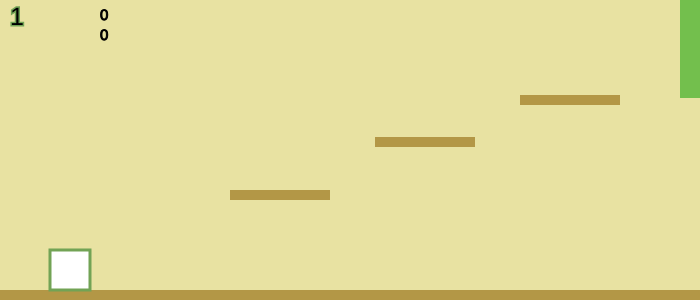
Frame 1 (no input)
Frame 60 (no input): identical to frame 1, image omitted
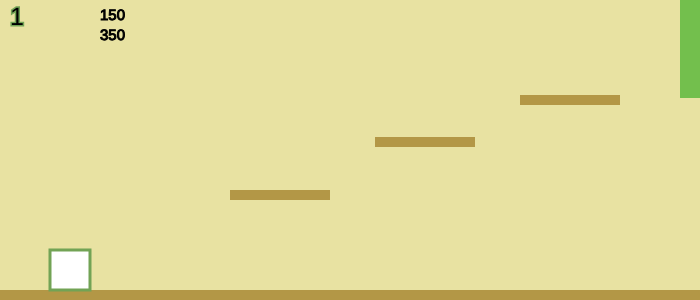
Frame 120 (the mouse pressed at the canvas centre since frame 60)

The p5.js sketch that drew these frames (run headless with seeded random() and noise() and a simulated clock; from frame 60 on, the mouse is pressed at the canvas centre):

// p5.js sketch
// ── sketch.js

difficulty = 1

function setup () {
    createCanvas (700,300);

    rx = 50;
    ry = height-50;

}

let rx, ry;

function draw () {

    background (232, 226, 162);

    fill (115, 191, 77);
    noStroke();
    rect (680, -2, 100);


    fill (179, 151, 70);
    noStroke ()
    rect (0, 290, 700, 100)

    fill (179, 151, 70);
    noStroke ();
    rect (230, 190, 100, 10);

    fill (179, 151, 70);
    rect (375, 137, 100, 10);

    fill (179, 151, 70);
    rect (520, 95, 100, 10);

    fill (255, 255, 255);
    stroke (114, 163, 85);
    strokeWeight (3)
    rect(rx, ry, 40, 40);


    // if (mouseX < 0){
    //     mouseX = mouseX + 10;
    // }
    // if (mouseX > width){
    //     mouseX = mouseX - 20;
    // }
    // if (mouseY < 0){
    //     mouseY = mouseY + 10;
    // }
    // if (mouseY > height){
    //     mouseY = mouseY - 20;
    // }


  fill(0)
  textSize(25);
  text(difficulty, 10, 25)


    





    //mouse location
    stroke (0);
    strokeWeight (1)
    textSize (15)
    text (mouseX, 100, 40)
    text (mouseY, 100, 20)


    if(keyIsPressed) {
        if (key == "a") {
            rx--;
        }
        if (key == "d") {
            rx++;
        }
        if (key == "w") {
            ry--;
        }
        if (key == "s") {
            ry++;
        }
        if (key == " ") {
            jump();
        }
    }

    if(jumped) {
        if(frameCount % 6 == 0) {
            jumpTime++;
        }
        if(jumpTime > 5) {
            if(rx < 230) {
                if(ry < height - 50) {
                    ry = ry + 5;
                }
            }
            if(rx > 230 && rx < 375) {
                if(ry < height - 50 - 100) {
                    ry = ry + 5;
                }
            }

            if(rx > 375 && rx < 520) {
                if(ry < height - 50 - 150) {
                    ry = ry + 5;
                }
            }
        } 
    }
}

let jumpTime = 0;
let jumped = false;

function jump() {
    ry = ry - 15;
    rx = rx + 2.5;
   jumped = true;
}
